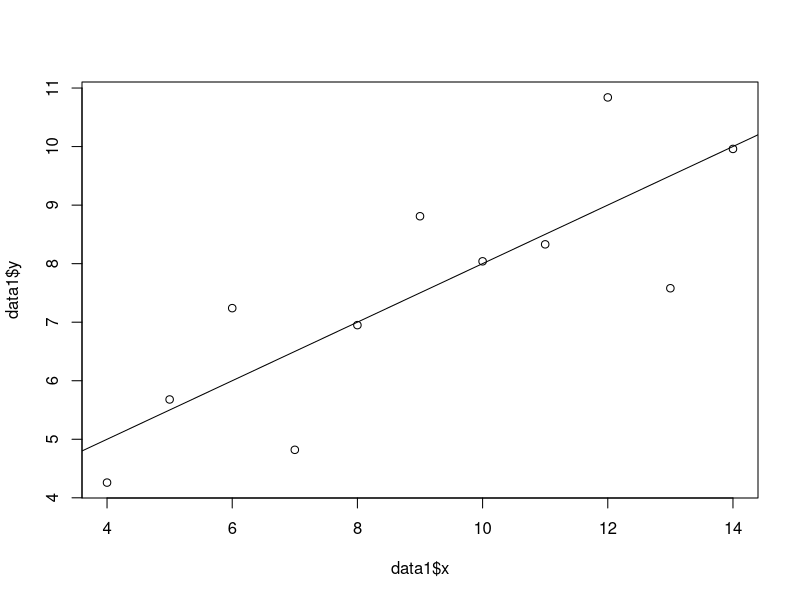
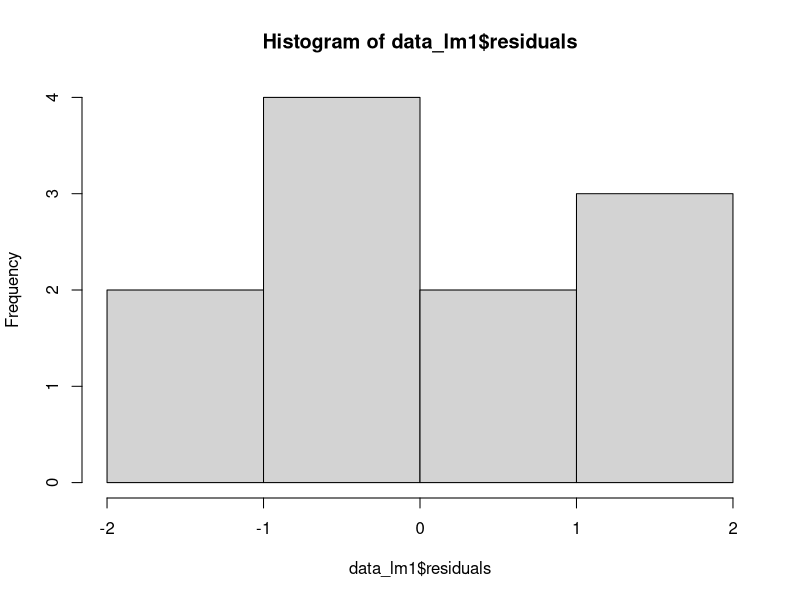
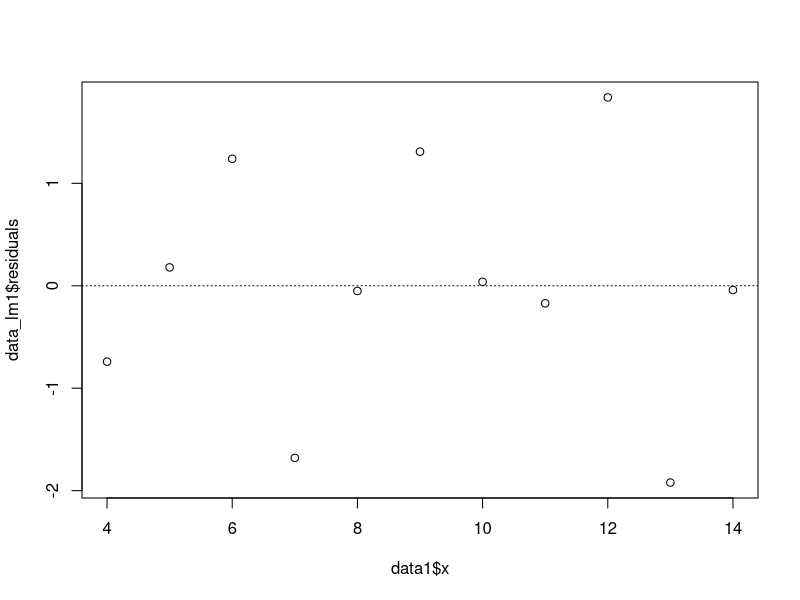
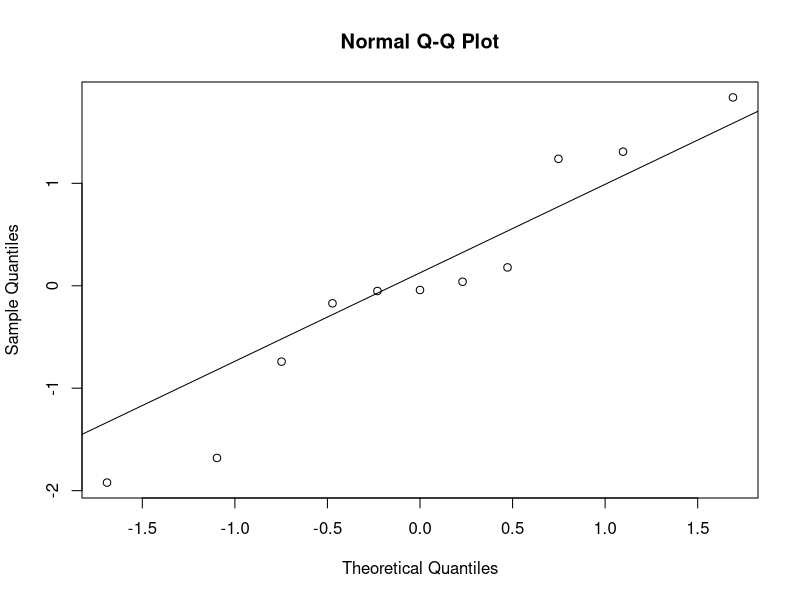
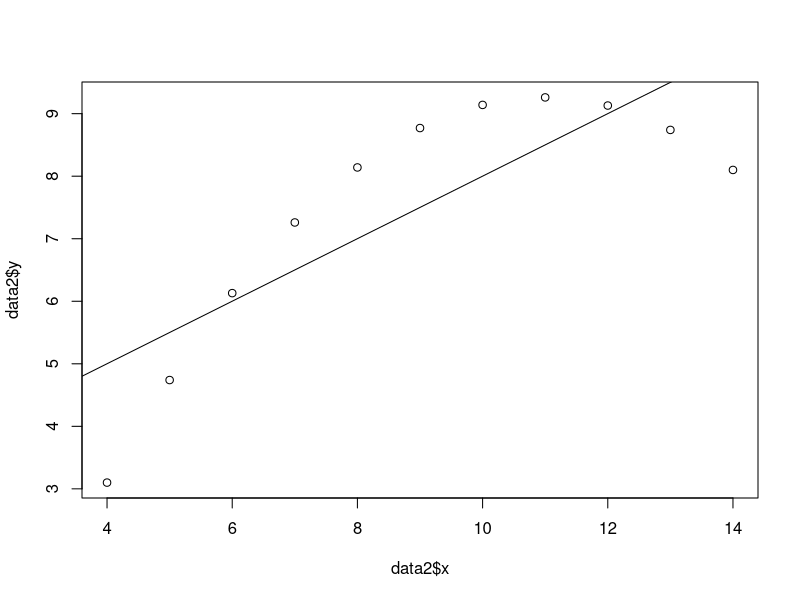
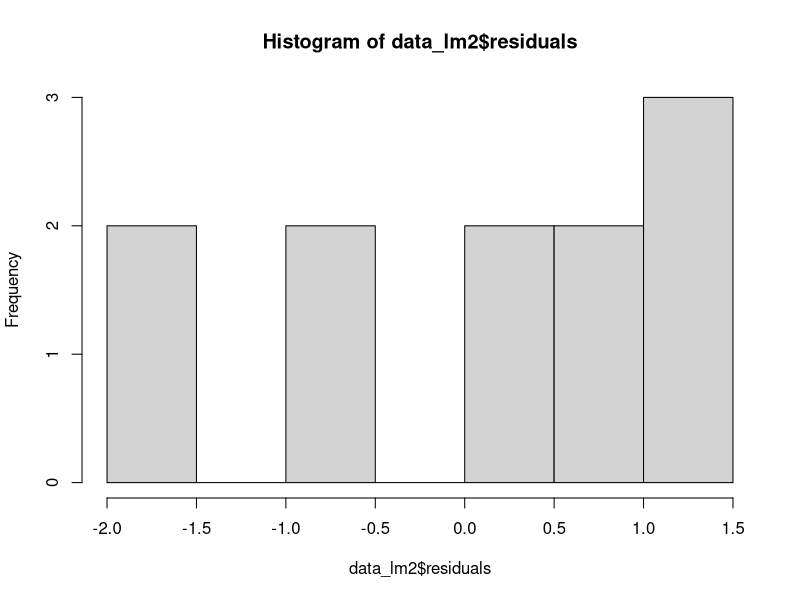
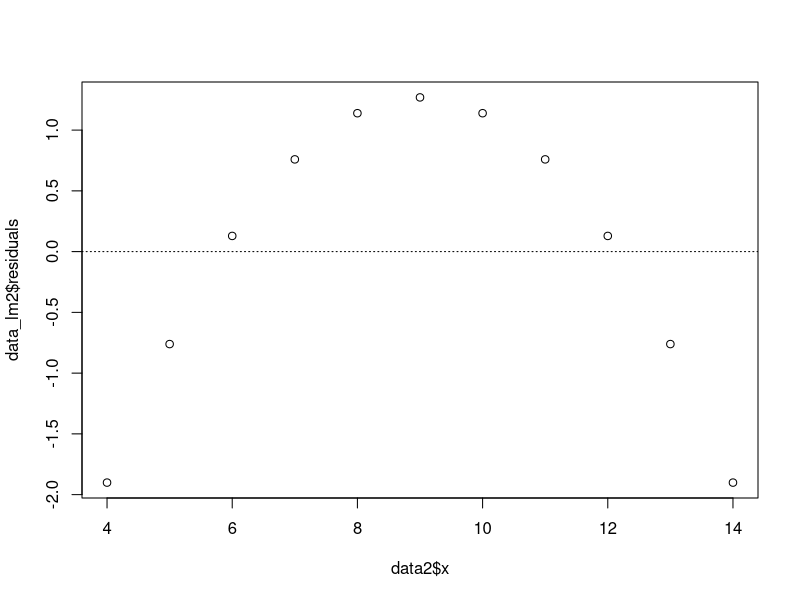
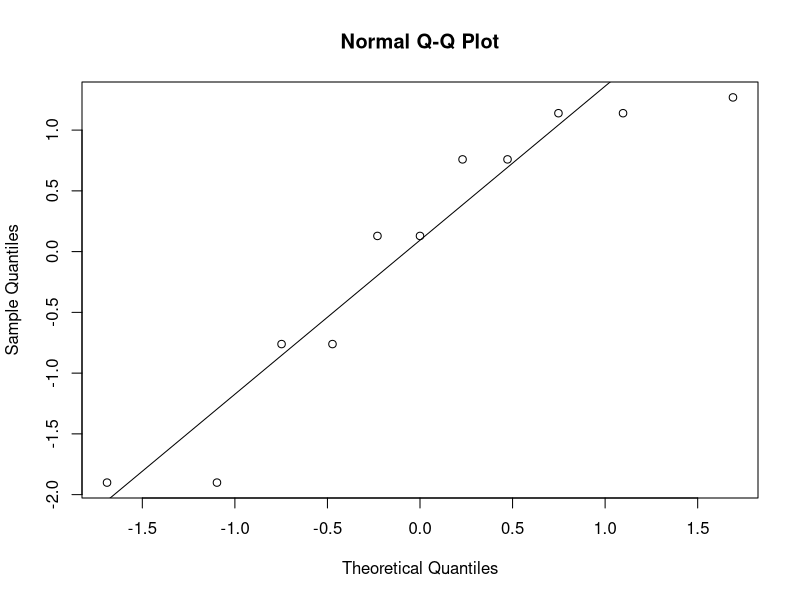

R code for these plots, in order:
## ---- chunk 1
options(digits=2)
data1 <- data.frame(x=c(10,8,13,9,11,14,6,4,12,7,5),
                    y=c(8.04,6.95,7.58,8.81,8.33,9.96,7.24,4.26,10.84,4.82,5.68))
data2 <- data.frame(x=c(10,8,13,9,11,14,6,4,12,7,5),
                    y=c(9.14,8.14,8.74,8.77,9.26,8.1,6.13,3.1,9.13,7.26,4.74))
data3 <- data.frame(x=c(10,8,13,9,11,14,6,4,12,7,5),
                    y=c(7.46,6.77,12.74,7.11,7.81,8.84,6.08,5.39,8.15,6.42,5.73))
data4 <- data.frame(x=c(8,8,8,8,8,8,8,19,8,8,8),
                    y=c(6.58,5.76,7.71,8.84,8.47,7.04,5.25,12.5,5.56,7.91,6.89))
## ---- chunk 2
data_mean <- data.frame(x=c(sprintf("%.2f", mean(data1$x)), sprintf("%.2f", mean(data2$x)), sprintf("%.2f", mean(data3$x)), sprintf("%.2f", mean(data4$x))), y=c(sprintf("%.2f", mean(data1$y)), sprintf("%.2f", mean(data2$y)), sprintf("%.2f", mean(data3$y)), sprintf("%.2f", mean(data4$y))))
data_mean
## ---- chunk 3
data_median <- data.frame(x=c(sprintf("%.2f", median(data1$x)), sprintf("%.2f", median(data2$x)), sprintf("%.2f", median(data3$x)), sprintf("%.2f", median(data4$x))), y=c(sprintf("%.2f", median(data1$y)), sprintf("%.2f", median(data2$y)), sprintf("%.2f", median(data3$y)), sprintf("%.2f", median(data4$y))))
data_median
## ---- chunk 4
data_sd <- data.frame(x=c(sprintf("%.2f", sd(data1$x)), sprintf("%.2f", sd(data2$x)), sprintf("%.2f", sd(data3$x)), sprintf("%.2f", sd(data4$x))), y=c(sprintf("%.2f", sd(data1$y)), sprintf("%.2f", sd(data2$y)), sprintf("%.2f", sd(data3$y)), sprintf("%.2f", sd(data4$y))))
data_sd
## ---- chunk 5
data_cor <- c(sprintf("%.2f", cor(data1$x, data1$y)), sprintf("%.2f", cor(data2$x, data2$y)), sprintf("%.2f", cor(data3$x, data3$y)), sprintf("%.2f", cor(data4$x, data4$y)))
data_cor
## ---- chunk 6
data_lm1 <- lm(y ~ x, data1)
summary(data_lm1)

data_lm2 <- lm(y ~ x, data2)
summary(data_lm2)

data_lm3 <- lm(y ~ x, data3)
summary(data_lm3)

data_lm4 <- lm(y ~ x, data4)
summary(data_lm4)
## ---- chunk 7
plot(data1$y ~ data1$x)
abline(data_lm1)
hist(data_lm1$residuals)
plot(data_lm1$residuals ~ data1$x)
abline(h = 0, lty = 3)
qqnorm(data_lm1$residuals)
qqline(data_lm1$residuals)
## ---- chunk 8
plot(data2$y ~ data2$x)
abline(data_lm2)
hist(data_lm2$residuals)
plot(data_lm2$residuals ~ data2$x)
abline(h = 0, lty = 3)
qqnorm(data_lm2$residuals)
qqline(data_lm2$residuals)
## ---- chunk 9
plot(data3$y ~ data3$x)
abline(data_lm3)
hist(data_lm3$residuals)
plot(data_lm3$residuals ~ data3$x)
abline(h = 0, lty = 3)
qqnorm(data_lm3$residuals)
qqline(data_lm3$residuals)
## ---- chunk 10
plot(data4$y ~ data4$x)
abline(data_lm4)
hist(data_lm4$residuals)
plot(data_lm4$residuals ~ data4$x)
abline(h = 0, lty = 3)
qqnorm(data_lm4$residuals)
qqline(data_lm4$residuals)
